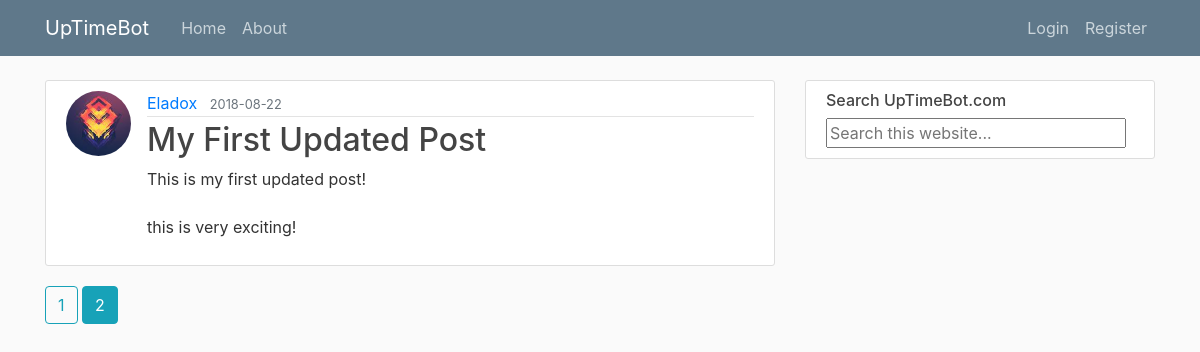
The page /home?page=2 on the database its author committed.
### myFlask/models.py (models this page shows, shortened)
class Post(db.Model):
    id = db.Column(db.Integer, primary_key=True)
    title = db.Column(db.String(100), nullable=False)
    date_posted = db.Column(db.DateTime, nullable=False, default=datetime.utcnow)
    content = db.Column(db.Text, nullable=False)
    user_id = db.Column(db.Integer, db.ForeignKey('user.id'), nullable=False)

class User(db.Model, UserMixin):
    id = db.Column(db.Integer, primary_key=True)
    username = db.Column(db.String(20), unique=True, nullable=False)
    email = db.Column(db.String(120), unique=True, nullable=False)
    image_file = db.Column(db.String(20), nullable=False, default='default.png')
    password = db.Column(db.String(60), nullable=False)
    posts = db.relationship('Post', backref='author', lazy=True)

### myFlask/routes.py (the view)
@app.route("/")
@app.route("/home")
def home():
    page = request.args.get('page', 1, type=int)
    posts = Post.query.order_by(
        Post.date_posted.desc()).paginate(page=page, per_page=5)
    return render_template("home.html", posts=posts)

### myFlask/templates/home.html
{% extends "layout.html" %}
{% block content %}
  {% for post in posts.items %}
    <article class="media content-section">
      <img class="rounded-circle article-img" src="{{ url_for('static', filename='profile_pics/' + post.author.image_file) }}">
      <div class="media-body">
        <div class="article-metadata">
          <a href="{{ url_for('user_posts', username=post.author.username) }}" class="mr-2">{{ post.author.username }}</a>
          <small class="text-muted"> {{ post.date_posted.strftime('%Y-%m-%d') }}</small>
        </div>
        <h2><a href="{{ url_for('post', post_id=post.id) }}" class="article-title">{{ post.title }}</a></h2>
        <p class="article-content">{{ post.content }}</p>
      </div>
    </article>
  {% endfor %}
  {% for page_num in posts.iter_pages(left_edge=1, right_edge=1, left_current=1, right_current=2) %}
    {% if page_num %}
      {% if posts.page == page_num %}
        <a class="btn btn-info mb-4" href="{{ url_for('home', page=page_num) }}">{{ page_num }}</a>
      {% else %}
        <a class="btn btn-outline-info mb-4" href="{{ url_for('home', page=page_num) }}">{{ page_num }}</a>
      {% endif %}
    {% else %}
      ...
    {% endif%}
  {% endfor %}
{% endblock content %}

### myFlask/static/main.css (style rules this page uses)
body { background: #fafafa; color: #333333; margin-top: 5rem; }
h1, h2, h3, h4, h5, h6 { color: #444444; }
.content-section { background: #ffffff; padding: 10px 20px; border: 1px solid #dddddd; border-radius: 3px; margin-bottom: 20px; }
.article-title { color: #444444; }
.article-content { white-space: pre-line; }
.article-img { height: 65px; width: 65px; margin-right: 16px; }
.article-metadata { padding-bottom: 1px; margin-bottom: 4px; border-bottom: 1px solid #e3e3e3 }

### rows shown on the page
Post: image_file (picture), author.username "Eladox", date_posted "2018-08-22", title "My First Updated Post", content "This is my first updated post! this is very exciting!"

### other values the page prints
{{ page_num }} "1"
{{ page_num }} "2"
